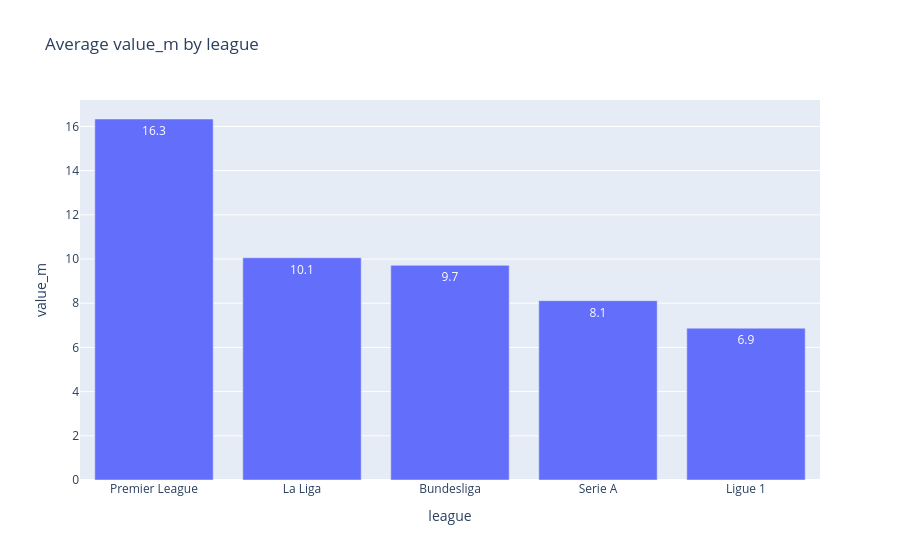

Notebook cell for this chart:
### Markdown cell above
<a id="section-5"></a>
## 5. Grouped Bar Chart — "What's the average per category?"

**What it shows:** one bar per category, height = the average of a chosen number. Good for a simple, very readable comparison (e.g. average player value per league).

**To change what's plotted:** edit `group_column` and `value_column`.

### Code cell
group_column = "league"   # try: "position_main"
value_column = "value_m"

avg_by_group = (
    df.groupby(group_column)[value_column]
    .mean()
    .reset_index()
    .sort_values(value_column, ascending=False)
)

fig = px.bar(
    avg_by_group,
    x=group_column,
    y=value_column,
    title=f"Average {value_column} by {group_column}",
    text_auto=".1f",
)
fig.show()

### Figure 1 — Plotly figure (JSON) as saved in the notebook; plotly's stock layout.template omitted (floating-point values rounded to 4 significant figures)
{"data": [{"hovertemplate": "league=%{x}<br>value_m=%{y}<extra></extra>", "legendgroup": "", "marker": {"color": "#636efa", "pattern": {"shape": ""}}, "name": "", "orientation": "v", "showlegend": false, "textposition": "auto", "texttemplate": "%{y:.1f}", "type": "bar", "x": ["Premier League", "La Liga", "Bundesliga", "Serie A", "Ligue 1"], "xaxis": "x", "y": [16.34, 10.06, 9.713, 8.117, 6.869], "yaxis": "y"}], "layout": {"barmode": "relative", "legend": {"tracegroupgap": 0}, "title": {"text": "Average value_m by league"}, "xaxis": {"anchor": "y", "domain": [0, 1], "title": {"text": "league"}}, "yaxis": {"anchor": "x", "domain": [0, 1], "title": {"text": "value_m"}}}}
